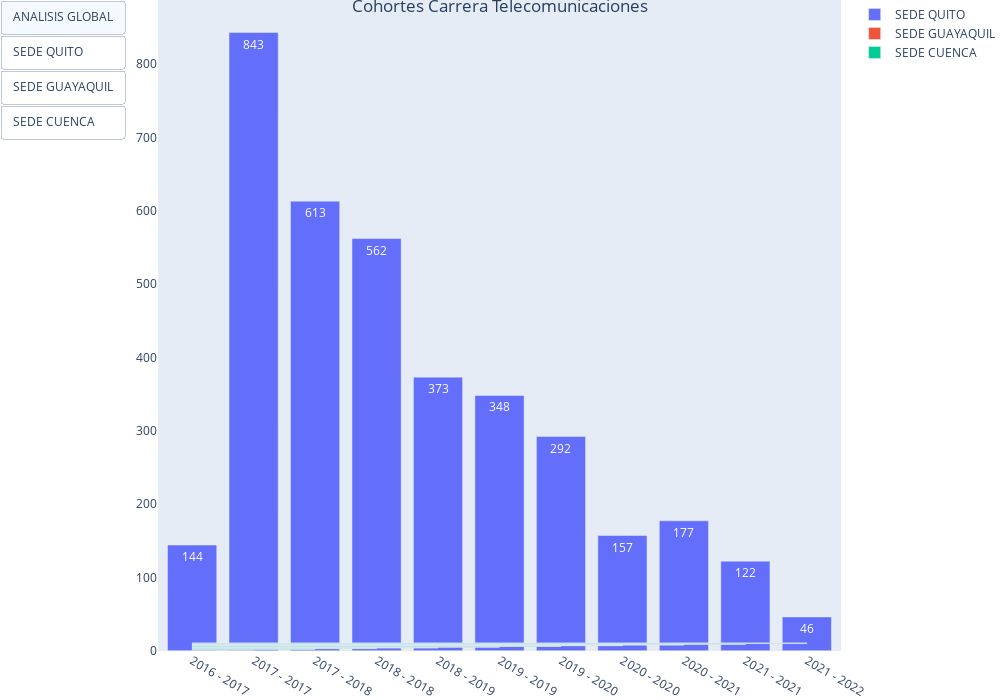

Notebook code cell kept with this figure:
### Code cell
import plotly.graph_objects as px
import numpy as np
import plotly.graph_objects as go

x = cohortes

plot = px.Figure(
    data=[go.Bar(
    name='SEDE QUITO',
    x=x,
    y=cohovalues,
    text=cohovalues
),
    go.Bar(
    name='SEDE GUAYAQUIL',
    x=x,
    #textposition='auto',
    #y=woman_df.counts,
    #text=woman_df.counts
),
    go.Bar(
    name='SEDE CUENCA',
    x=x,
    #textposition='auto',
    #y=Nonbinary.counts,
    #text=Nonbinary.counts
)
])

plot.update_layout(
    updatemenus=[
        dict(
            type="buttons",
            active=0,
            buttons=list([
                dict(label="ANALISIS GLOBAL",
                     method="update",
                     args=[{"visible": [True, True,True]},
                           {"title": "Analisis Global","text":"blue"}]),
                dict(label="SEDE QUITO",
                     method="update",
                     args=[{"visible": [True, False,False]},
                           {"title": "Analisis Sede Quito"
                            }]),
                dict(label="SEDE GUAYAQUIL",
                     method="update",
                     args=[{"visible": [False, True,False]},
                           {"title": "Analisis Guayaquil",
                            }]),
                dict(label="SEDE CUENCA",
                     method="update",
                     args=[{"visible": [False, False,True]},
                           {"title": "Analisis Quito",
                            }]),
            ]),
        )
    ]
,width=1000,
    height=700,
    autosize=False,
    margin=dict(t=0, b=0, l=0, r=0),
    #template="seaborn",
    #xaxis={'tickangle': 30}
)
plot.update_layout(title="Cohortes Carrera Telecomunicaciones", title_x=0.5, title_y=1)
plot.show()

### Figure 1 — Plotly figure (JSON) as saved in the notebook; plotly's stock layout.template omitted (floating-point values rounded to 4 significant figures)
{"data": [{"name": "SEDE QUITO", "text": ["144", "843", "613", "562", "373", "348", "292", "157", "177", "122", "46"], "type": "bar", "x": ["2016 - 2017", "2017 - 2017", "2017 - 2018", "2018 - 2018", "2018 - 2019", "2019 - 2019", "2019 - 2020", "2020 - 2020", "2020 - 2021", "2021 - 2021", "2021 - 2022"], "y": [144, 843, 613, 562, 373, 348, 292, 157, 177, 122, 46]}, {"name": "SEDE GUAYAQUIL", "type": "bar", "x": ["2016 - 2017", "2017 - 2017", "2017 - 2018", "2018 - 2018", "2018 - 2019", "2019 - 2019", "2019 - 2020", "2020 - 2020", "2020 - 2021", "2021 - 2021", "2021 - 2022"]}, {"name": "SEDE CUENCA", "type": "bar", "x": ["2016 - 2017", "2017 - 2017", "2017 - 2018", "2018 - 2018", "2018 - 2019", "2019 - 2019", "2019 - 2020", "2020 - 2020", "2020 - 2021", "2021 - 2021", "2021 - 2022"]}], "layout": {"autosize": false, "height": 700, "margin": {"b": 0, "l": 0, "r": 0, "t": 0}, "title": {"text": "Cohortes Carrera Telecomunicaciones", "x": 0.5, "y": 1}, "updatemenus": [{"active": 0, "buttons": [{"args": [{"visible": [true, true, true]}, {"text": "blue", "title": "Analisis Global"}], "label": "ANALISIS GLOBAL", "method": "update"}, {"args": [{"visible": [true, false, false]}, {"title": "Analisis Sede Quito"}], "label": "SEDE QUITO", "method": "update"}, {"args": [{"visible": [false, true, false]}, {"title": "Analisis Guayaquil"}], "label": "SEDE GUAYAQUIL", "method": "update"}, {"args": [{"visible": [false, false, true]}, {"title": "Analisis Quito"}], "label": "SEDE CUENCA", "method": "update"}], "type": "buttons"}], "width": 1000}}
